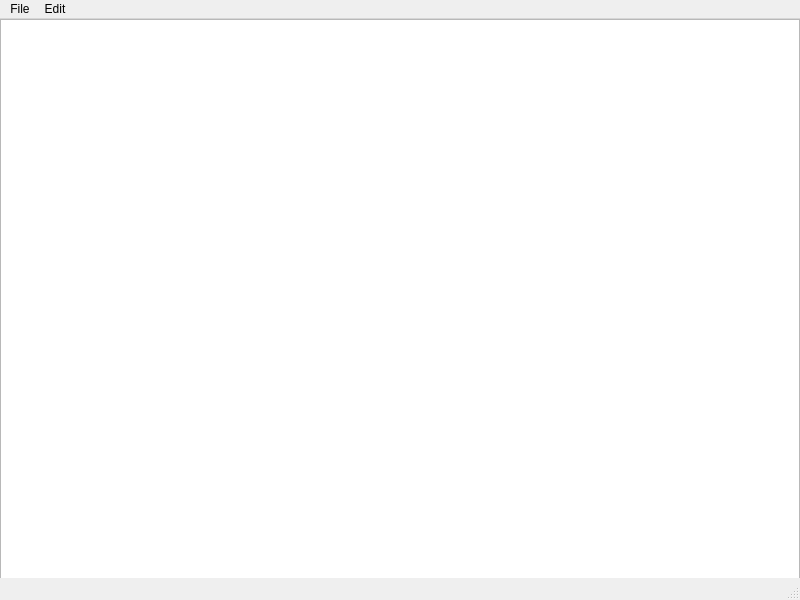
<?xml version="1.0" encoding="UTF-8"?>
<ui version="4.0">
 <class>MainWindow</class>
 <widget class="QMainWindow" name="MainWindow">
  <property name="geometry">
   <rect>
    <x>0</x>
    <y>0</y>
    <width>800</width>
    <height>600</height>
   </rect>
  </property>
  <property name="sizePolicy">
   <sizepolicy hsizetype="Preferred" vsizetype="Preferred">
    <horstretch>0</horstretch>
    <verstretch>0</verstretch>
   </sizepolicy>
  </property>
  <property name="minimumSize">
   <size>
    <width>100</width>
    <height>100</height>
   </size>
  </property>
  <property name="maximumSize">
   <size>
    <width>10000</width>
    <height>10000</height>
   </size>
  </property>
  <property name="windowTitle">
   <string>MainWindow</string>
  </property>
  <widget class="QWidget" name="centralwidget">
   <property name="sizePolicy">
    <sizepolicy hsizetype="Preferred" vsizetype="Preferred">
     <horstretch>0</horstretch>
     <verstretch>0</verstretch>
    </sizepolicy>
   </property>
   <widget class="QTextEdit" name="textEdit">
    <property name="geometry">
     <rect>
      <x>0</x>
      <y>0</y>
      <width>800</width>
      <height>600</height>
     </rect>
    </property>
    <property name="sizePolicy">
     <sizepolicy hsizetype="Maximum" vsizetype="Maximum">
      <horstretch>100</horstretch>
      <verstretch>100</verstretch>
     </sizepolicy>
    </property>
    <property name="minimumSize">
     <size>
      <width>729</width>
      <height>509</height>
     </size>
    </property>
    <property name="maximumSize">
     <size>
      <width>100000</width>
      <height>100000</height>
     </size>
    </property>
    <property name="layoutDirection">
     <enum>Qt::LeftToRight</enum>
    </property>
   </widget>
  </widget>
  <widget class="QMenuBar" name="menubar">
   <property name="geometry">
    <rect>
     <x>0</x>
     <y>0</y>
     <width>800</width>
     <height>22</height>
    </rect>
   </property>
   <widget class="QMenu" name="menuFile">
    <property name="title">
     <string>File</string>
    </property>
    <addaction name="actionApri"/>
    <addaction name="separator"/>
    <addaction name="actionSalva"/>
    <addaction name="actionSalva_con_nome"/>
   </widget>
   <widget class="QMenu" name="menuEdit">
    <property name="title">
     <string>Edit</string>
    </property>
    <addaction name="actionCerca"/>
   </widget>
   <addaction name="menuFile"/>
   <addaction name="menuEdit"/>
  </widget>
  <widget class="QStatusBar" name="statusbar"/>
  <action name="actionApri">
   <property name="text">
    <string>Apri</string>
   </property>
  </action>
  <action name="actionSalva">
   <property name="text">
    <string>Salva</string>
   </property>
  </action>
  <action name="actionSalva_con_nome">
   <property name="text">
    <string>Salva con nome...</string>
   </property>
  </action>
  <action name="actionCerca">
   <property name="text">
    <string>Cerca...</string>
   </property>
  </action>
 </widget>
 <resources/>
 <connections/>
</ui>
